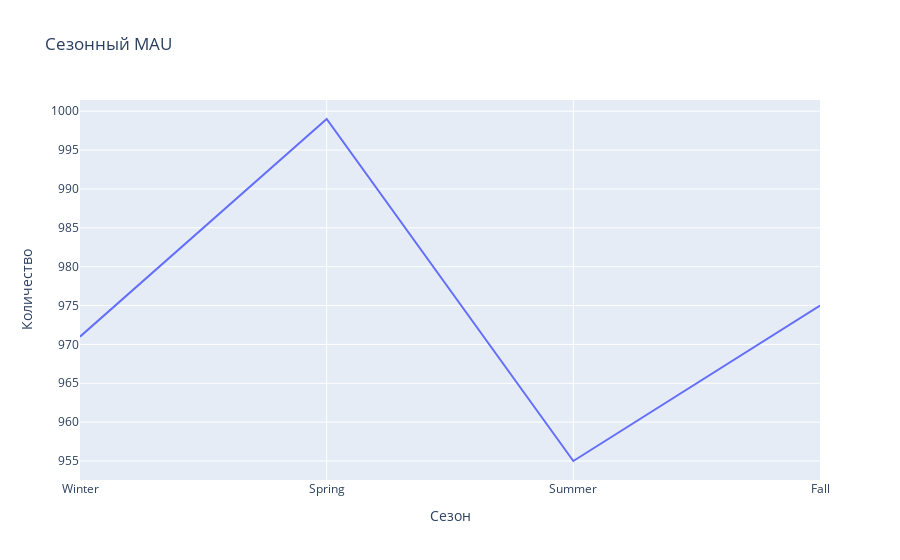

The notebook cell saved with this chart:
### Markdown cell above
Cезонный mau (уникальных пользователей за сезон) и его динамика

### Code cell
import plotly.express as px

seasonal_counts = df.groupby('Season').size().reset_index(name='Count')

season_order = ['Winter', 'Spring', 'Summer', 'Fall']
seasonal_counts['Season'] = pd.Categorical(seasonal_counts['Season'], categories=season_order, ordered=True)
seasonal_counts = seasonal_counts.sort_values('Season')

fig = px.line(seasonal_counts, x='Season',y='Count', title='Сезонный MAU')

fig.update_layout(
    xaxis_title='Сезон',
    yaxis_title='Количество'
)

fig.show()

### Figure 1 — Plotly figure (JSON) as saved in the notebook; plotly's stock layout.template omitted (floating-point values rounded to 4 significant figures)
{"data": [{"hovertemplate": "Season=%{x}<br>Count=%{y}<extra></extra>", "legendgroup": "", "line": {"color": "#636efa", "dash": "solid"}, "marker": {"symbol": "circle"}, "mode": "lines", "name": "", "orientation": "v", "showlegend": false, "type": "scatter", "x": ["Winter", "Spring", "Summer", "Fall"], "xaxis": "x", "y": [971, 999, 955, 975], "yaxis": "y"}], "layout": {"legend": {"tracegroupgap": 0}, "title": {"text": "Сезонный MAU"}, "xaxis": {"anchor": "y", "domain": [0, 1], "title": {"text": "Сезон"}}, "yaxis": {"anchor": "x", "domain": [0, 1], "title": {"text": "Количество"}}}}
